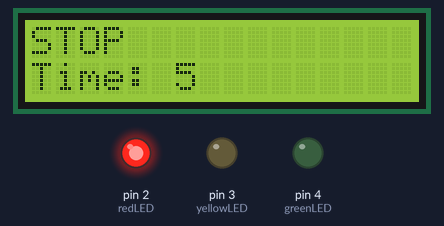
Simulated run of this sketch. Board: Arduino Uno, built with avr-gcc and run on an emulated ATmega328P. Parts: 16×2 character LCD, output pins drawn as LEDs (lit = HIGH).

Above: at 0.1 s.
At 2.1 s:
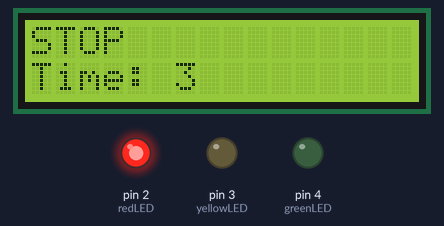
At 4.2 s:
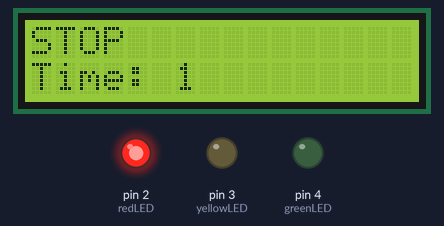
At 8.2 s:
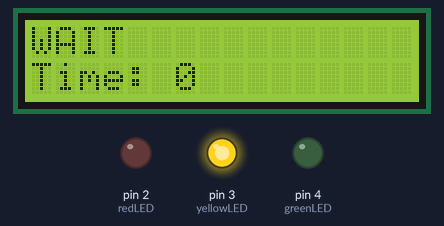
At 12.2 s:
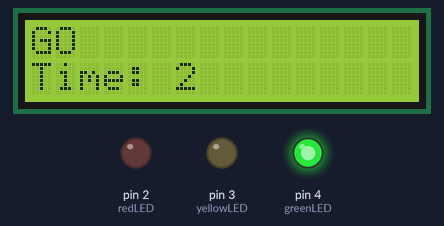
At 17.3 s:
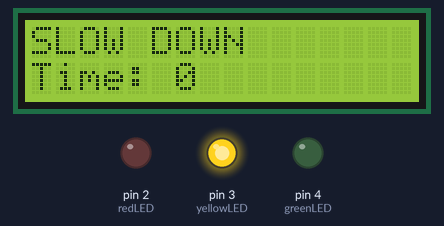
Timing chart, 0 to 37.9 s (numbered marks = the images above):
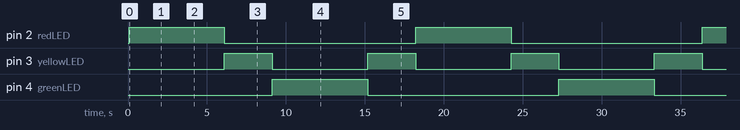

The sketch:

Smart-Traffic-Managmemt-System.ino
```cpp
/////////////////////////////////////////////////////
// Developed by Price Kushwaha from COSM Electronics.
/////////////////////////////////////////////////////

#include <Adafruit_LiquidCrystal.h>

Adafruit_LiquidCrystal lcd_1(0);

const int greenLED = 4;
const int yellowLED = 3;
const int redLED = 2;

void setup()
{
  pinMode(greenLED, OUTPUT);
  pinMode(yellowLED, OUTPUT);
  pinMode(redLED, OUTPUT);

  lcd_1.begin(16, 2);
  lcd_1.setBacklight(1);
}

void countdown(const char* message, int timeSec)
{
  lcd_1.clear();

  // Display message only once
  lcd_1.setCursor(0, 0);
  lcd_1.print(message);

  lcd_1.setCursor(0, 1);
  lcd_1.print("Time: ");

  for (int i = timeSec; i >= 0; i--)
  {
    lcd_1.setCursor(6, 1);   // Position after "Time: "
    lcd_1.print("   ");      // Clear previous number
    lcd_1.setCursor(6, 1);
    lcd_1.print(i);

    delay(1000);
  }
}

void loop()
{
  // RED
  digitalWrite(redLED, HIGH);
  digitalWrite(yellowLED, LOW);
  digitalWrite(greenLED, LOW);
  countdown("STOP", 5);

  // YELLOW
  digitalWrite(redLED, LOW);
  digitalWrite(yellowLED, HIGH);
  digitalWrite(greenLED, LOW);
  countdown("WAIT", 2);

  // GREEN
  digitalWrite(redLED, LOW);
  digitalWrite(yellowLED, LOW);
  digitalWrite(greenLED, HIGH);
  countdown("GO", 5);

  // YELLOW
  digitalWrite(redLED, LOW);
  digitalWrite(yellowLED, HIGH);
  digitalWrite(greenLED, LOW);
  countdown("SLOW DOWN", 2);
}
```

Measured:
- by itself, pin 2 (redLED), pin 4 (greenLED): alternates HIGH for 6.0 s and LOW for 12.1 s
- by itself, pin 3 (yellowLED): alternates HIGH for 3.0 s and LOW for 6.0 s
- by itself, everything shown: repeats every 18.2 s, in 18 steps
- what the display in image 1 shows lasts 1.0 s, from 2.1 s to 3.1 s
